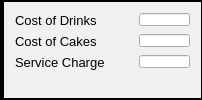
     <widget class="QGroupBox" name="costBox">
      <property name="minimumSize">
       <size>
        <width>201</width>
        <height>80</height>
       </size>
      </property>
      <property name="styleSheet">
       <string notr="true">QGroupBox {
	background-color: rgb(240, 240, 240);
    border: 2px solid black;
	border-left: 4px solid black;
	border-right: 1px solid black;
}</string>
      </property>
      <property name="title">
       <string/>
      </property>
      <property name="checkable">
       <bool>false</bool>
      </property>
      <layout class="QFormLayout" name="formLayout_5">
       <item row="0" column="0">
        <widget class="QLabel" name="costDrinkLabel">
         <property name="font">
          <font>
           <pointsize>10</pointsize>
          </font>
         </property>
         <property name="mouseTracking">
          <bool>false</bool>
         </property>
         <property name="tabletTracking">
          <bool>false</bool>
         </property>
         <property name="contextMenuPolicy">
          <enum>Qt::ActionsContextMenu</enum>
         </property>
         <property name="acceptDrops">
          <bool>false</bool>
         </property>
         <property name="text">
          <string>Cost of Drinks          </string>
         </property>
         <property name="scaledContents">
          <bool>false</bool>
         </property>
         <property name="wordWrap">
          <bool>false</bool>
         </property>
        </widget>
       </item>
       <item row="1" column="0">
        <widget class="QLabel" name="costcakesLabel">
         <property name="font">
          <font>
           <pointsize>10</pointsize>
          </font>
         </property>
         <property name="mouseTracking">
          <bool>false</bool>
         </property>
         <property name="tabletTracking">
          <bool>false</bool>
         </property>
         <property name="contextMenuPolicy">
          <enum>Qt::ActionsContextMenu</enum>
         </property>
         <property name="acceptDrops">
          <bool>false</bool>
         </property>
         <property name="text">
          <string>Cost of Cakes</string>
         </property>
         <property name="scaledContents">
          <bool>false</bool>
         </property>
         <property name="wordWrap">
          <bool>false</bool>
         </property>
        </widget>
       </item>
       <item row="2" column="0">
        <widget class="QLabel" name="servicechargeLabel">
         <property name="font">
          <font>
           <pointsize>10</pointsize>
          </font>
         </property>
         <property name="mouseTracking">
          <bool>false</bool>
         </property>
         <property name="tabletTracking">
          <bool>false</bool>
         </property>
         <property name="contextMenuPolicy">
          <enum>Qt::ActionsContextMenu</enum>
         </property>
         <property name="acceptDrops">
          <bool>false</bool>
         </property>
         <property name="text">
          <string>Service Charge</string>
         </property>
         <property name="scaledContents">
          <bool>false</bool>
         </property>
         <property name="wordWrap">
          <bool>false</bool>
         </property>
        </widget>
       </item>
       <item row="0" column="1">
        <widget class="QLineEdit" name="lineEdit_drinksTotal">
         <property name="minimumSize">
          <size>
           <width>51</width>
           <height>13</height>
          </size>
         </property>
         <property name="maximumSize">
          <size>
           <width>51</width>
           <height>13</height>
          </size>
         </property>
         <property name="font">
          <font>
           <pointsize>7</pointsize>
          </font>
         </property>
         <property name="acceptDrops">
          <bool>true</bool>
         </property>
         <property name="alignment">
          <set>Qt::AlignCenter</set>
         </property>
         <property name="readOnly">
          <bool>true</bool>
         </property>
        </widget>
       </item>
       <item row="1" column="1">
        <widget class="QLineEdit" name="lineEdit_cakesTotal">
         <property name="minimumSize">
          <size>
           <width>51</width>
           <height>13</height>
          </size>
         </property>
         <property name="maximumSize">
          <size>
           <width>51</width>
           <height>13</height>
          </size>
         </property>
         <property name="font">
          <font>
           <pointsize>7</pointsize>
          </font>
         </property>
         <property name="alignment">
          <set>Qt::AlignCenter</set>
         </property>
         <property name="readOnly">
          <bool>true</bool>
         </property>
        </widget>
       </item>
       <item row="2" column="1">
        <widget class="QLineEdit" name="lineEdit_service">
         <property name="minimumSize">
          <size>
           <width>51</width>
           <height>13</height>
          </size>
         </property>
         <property name="maximumSize">
          <size>
           <width>51</width>
           <height>13</height>
          </size>
         </property>
         <property name="font">
          <font>
           <pointsize>7</pointsize>
          </font>
         </property>
         <property name="alignment">
          <set>Qt::AlignCenter</set>
         </property>
         <property name="readOnly">
          <bool>true</bool>
         </property>
        </widget>
       </item>
      </layout>
     </widget>
